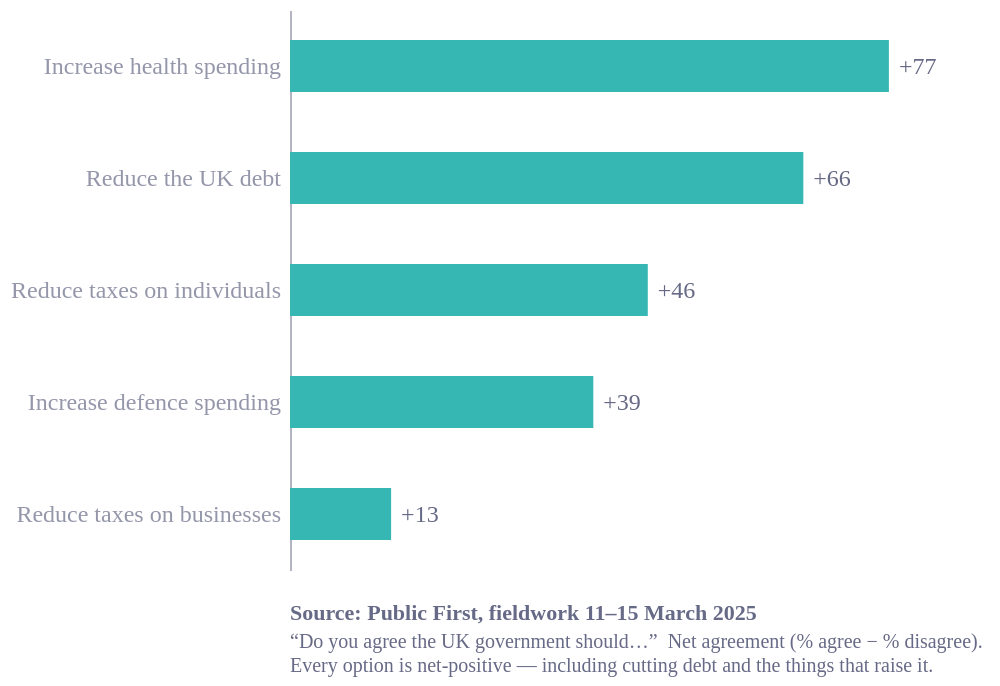

Vega-Lite specification stored for this chart:
### Vega-Lite specification from a JSON file in a GitHub repository (floating-point values rounded to 4 significant figures)
{"config": {"font": "Circular Std", "text": {"color": "#676A86", "align": "left", "baseline": "middle", "dx": 7, "dy": 0, "fontSize": 11}, "view": {"stroke": "transparent", "continuousWidth": 400, "continuousHeight": 300, "discreteWidth": 400, "discreteHeight": 300, "fill": "transparent"}, "range": {"category": ["#36B7B4", "#E6224B", "#F4C245", "#0063AF", "#00A767", "#179FDB", "#EB5C2E", "#5C267B", "#122B39"], "diverging": ["#E6224B", "#E54753", "#C9C9C9", "#179FDB", "#122B39"], "heatmap": ["#C9C9C9", "#179FDB", "#0063AF", "#122B39"], "ordinal": ["#00A767", "#36B7B4", "#179FDB", "#0063AF", "#243B5A"]}, "bar": {"color": "#179fdb"}, "line": {"color": "#e6224b"}, "rule": {"color": "#676A86"}, "area": {"opacity": 0.8}, "point": {"filled": true, "size": 80, "color": "#e6224b", "opacity": 0.95}, "geoshape": {"stroke": "white", "strokeWidth": 0.3}, "rect": {"fill": "#d6d4d4", "opacity": 0.3}, "axis": {"labelColor": "#676A86", "labelFontSize": 11, "labelFont": "Circular Std", "labelOpacity": 0.7, "tickColor": "#676A86", "tickOpacity": 0.5, "domainColor": "#676A86", "domainOpacity": 0.5, "gridColor": "#676A86", "gridDash": [2, 2], "gridOpacity": 0.5, "title": null, "titleColor": "#676A86", "titleOpacity": 0.8, "tickSize": 4}, "axisXDiscrete": {"grid": false, "labelAngle": 0, "tickCount": 10, "tickOpacity": 0.5, "title": null}, "axisYDiscrete": {"ticks": false, "labelPadding": 5}, "axisXTemporal": {"grid": false, "ticks": true}, "axisXQuantitative": {"grid": true}, "axisYQuantitative": {"gridColor": "#676A86", "gridDash": [1, 5], "gridOpacity": 0.5, "ticks": false, "labelPadding": 5, "tickCount": 8, "titleAngle": 0, "titleAlign": "left", "titleBaseline": "bottom", "titleX": 0, "titleY": -5}, "title": {"color": "#676A86E6", "subtitleColor": "#676A86", "font": "Circular Std", "subtitleFont": "Circular Std", "anchor": "start", "fontSize": 14, "subtitleFontSize": 12, "subtitlePadding": 4, "offset": 0, "frame": "group"}, "legend": {"titleColor": "#122b39", "title": null, "labelColor": "#122b39", "labelFontSize": 11}, "background": "white"}, "layer": [{"mark": {"type": "bar", "height": 26}, "encoding": {"color": {"field": "series", "legend": null, "type": "nominal"}, "x": {"axis": null, "field": "net", "scale": {"domain": [0, 85]}, "title": null, "type": "quantitative"}, "y": {"axis": {"labelFontSize": 12, "labelLimit": 220}, "field": "stmt", "sort": "-x", "title": null, "type": "nominal"}}}, {"mark": {"type": "text", "align": "left", "color": "#676A86", "dx": 5, "fontSize": 12}, "encoding": {"text": {"field": "net", "format": "+d", "type": "quantitative"}, "x": {"field": "net", "type": "quantitative"}, "y": {"axis": {"labelFontSize": 12, "labelLimit": 220}, "field": "stmt", "sort": "-x", "title": null, "type": "nominal"}}}], "data": {"name": "data-ad0b1af59c632f7d11361ec1ffff8589"}, "height": 280, "title": {"text": "Source: Public First, fieldwork 11–15 March 2025", "anchor": "start", "color": "#676A86", "dy": 12, "fontSize": 11, "orient": "bottom", "subtitle": ["“Do you agree the UK government should…”  Net agreement (% agree − % disagree).", "Every option is net-positive — including cutting debt and the things that raise it."], "subtitleColor": "#676A86", "subtitleFontSize": 10}, "width": 350, "$schema": "https://vega.github.io/schema/vega-lite/v6.4.1.json", "datasets": {"data-ad0b1af59c632f7d11361ec1ffff8589": [{"stmt": "Increase health spending", "net": 77, "series": "net"}, {"stmt": "Reduce the UK debt", "net": 66, "series": "net"}, {"stmt": "Reduce taxes on individuals", "net": 46, "series": "net"}, {"stmt": "Increase defence spending", "net": 39, "series": "net"}, {"stmt": "Reduce taxes on businesses", "net": 13, "series": "net"}]}}
